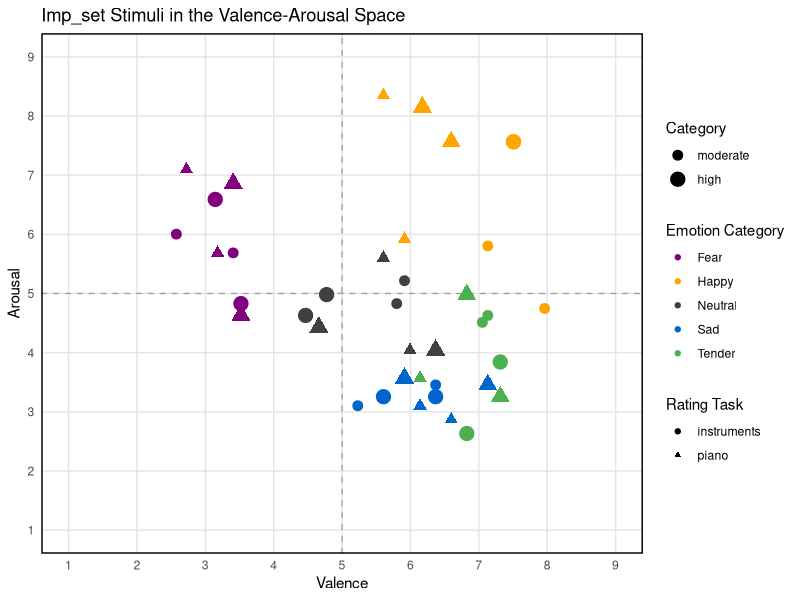
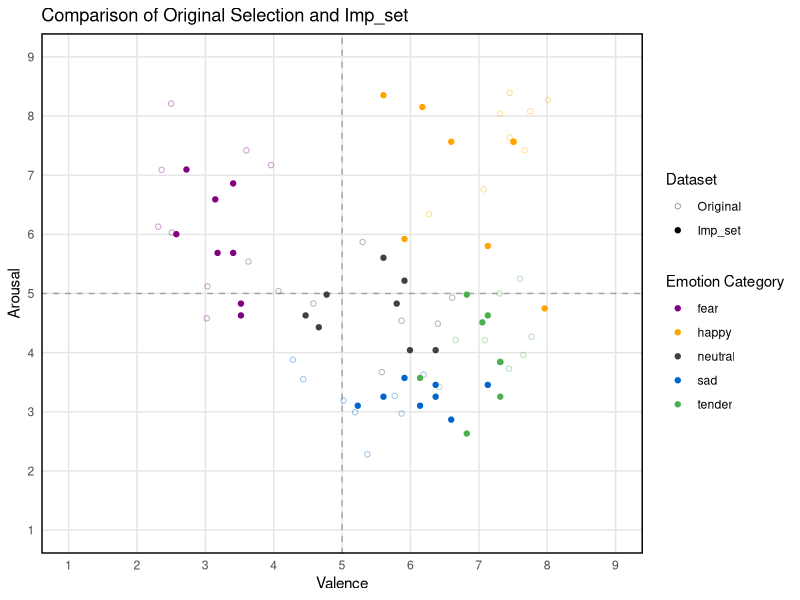
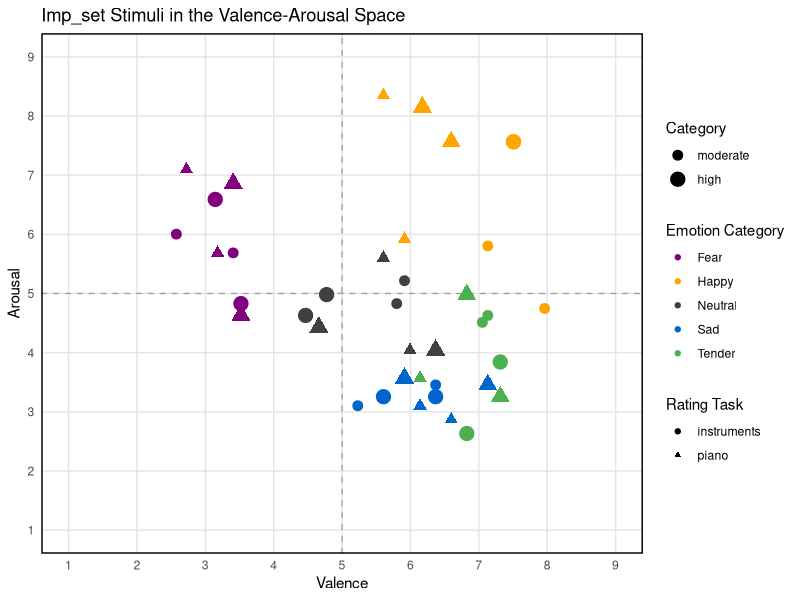
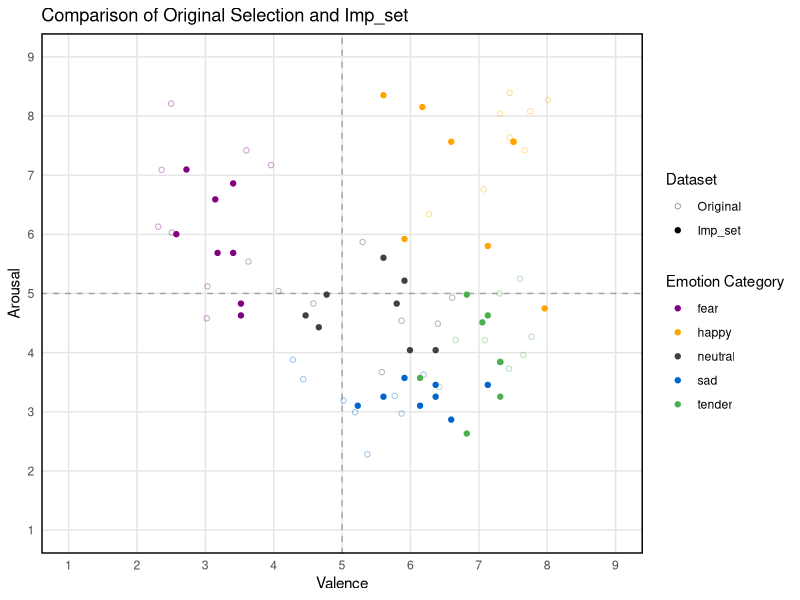

Reproduce these figures in R, in order.
# MAIN ANALYSIS FUNCTIONS
library(dplyr)
library(ggplot2)

# Read and preprocess data
read_and_preprocess <- function(normalize = TRUE) {
  # Read datasets
  selected <- read.csv("selected_stimuli_40.csv", stringsAsFactors = FALSE)
  imp_set <- read.csv("imp_set_select.csv", stringsAsFactors = FALSE)
  
  # Convert to numeric
  imp_set$instruments_check <- as.numeric(imp_set$instruments_check)
  imp_set$piano_check <- as.numeric(imp_set$piano_check)
  
  # Calculate centrality for selected dataset (standard way)
  selected$centrality <- sqrt((selected$valence - 5)^2 + (selected$energy - 5)^2)
  
  # Store original values for imp_set before normalization
  if(normalize) {
    imp_set$orig_valence <- imp_set$valence
    imp_set$orig_energy <- imp_set$energy
    imp_set$orig_happy <- imp_set$happy
    imp_set$orig_sad <- imp_set$sad
    imp_set$orig_tender <- imp_set$tender
    imp_set$orig_fear <- imp_set$fear
    
    # Calculate original centrality for imp_set before normalization
    imp_set$orig_centrality <- sqrt((imp_set$valence - 5)^2 + (imp_set$energy - 5)^2)
    
    # Emotion and dimension columns to normalize
    emotion_cols <- c("valence", "energy", "happy", "sad", "tender", "fear")
    
    # Apply normalization to map imp_set to the observed range in selected
    for(col in emotion_cols) {
      # Get observed ranges in both datasets
      selected_min <- min(selected[[col]], na.rm = TRUE)
      selected_max <- max(selected[[col]], na.rm = TRUE)
      imp_min <- min(imp_set[[col]], na.rm = TRUE)
      imp_max <- max(imp_set[[col]], na.rm = TRUE)
      
      # Normalize imp_set to match the observed range in selected
      imp_set[[col]] <- selected_min + (imp_set[[col]] - imp_min) * 
        (selected_max - selected_min) / (imp_max - imp_min)
    }
    
    # Calculate standard centrality with normalized values (for reference)
    imp_set$std_centrality <- sqrt((imp_set$valence - 5)^2 + (imp_set$energy - 5)^2)
    
    # Calculate adjusted centrality for imp_set
    # Approach: Scale imp_set centrality to match the range of selected centrality
    selected_centrality_min <- min(selected$centrality, na.rm = TRUE)
    selected_centrality_max <- max(selected$centrality, na.rm = TRUE)
    imp_centrality_min <- min(imp_set$std_centrality, na.rm = TRUE)
    imp_centrality_max <- max(imp_set$std_centrality, na.rm = TRUE)
    
    # Apply the scaling to make centrality comparable between datasets
    imp_set$centrality <- selected_centrality_min + (imp_set$std_centrality - imp_centrality_min) * 
      (selected_centrality_max - selected_centrality_min) / 
      (imp_centrality_max - imp_centrality_min)
  } else {
    # If not normalizing, calculate standard centrality
    imp_set$centrality <- sqrt((imp_set$valence - 5)^2 + (imp_set$energy - 5)^2)
  }
  
  return(list(selected = selected, imp_set = imp_set))
}

# Find matches without duplicates, starting with neutral category
find_matches <- function(selected, imp_set) {
  # Define the order of emotions to process
  emotion_order <- c("neutral", "tender", "sad", "happy", "fear")
  
  # Initialize matches dataframe
  matches <- data.frame()
  
  # Keep track of which imp_set stimuli have already been matched
  used_stimuli <- numeric(0)
  
  # Process emotions in the specified order
  for (current_emotion in emotion_order) {
    # Get all stimuli for this emotion
    emotion_stimuli <- selected %>%
      filter(max_emotion == current_emotion)
    
    # Find matches for each stimulus in this emotion category
    for (i in 1:nrow(emotion_stimuli)) {
      s <- emotion_stimuli[i, ]
      distances <- numeric(nrow(imp_set))
      
      for (j in 1:nrow(imp_set)) {
        # Skip if this stimulus is already used
        if (imp_set$Number_S1[j] %in% used_stimuli) {
          distances[j] <- Inf
          next
        }
        
        # Initialize weights with base values
        weights <- c(1, 1, 1, 1, 1)
        names(weights) <- c("happy", "sad", "tender", "fear", "centrality")
        
        # Apply adjusted weights based on emotion
        if (current_emotion %in% c("happy", "sad", "tender", "fear")) {
          # Triple weight to target emotion, double weight to centrality, single weight elsewhere
          weights[current_emotion] <- 3
          weights["centrality"] <- 2
        } else if (current_emotion == "neutral") {
          # Four times weight to centrality, single weight elsewhere
          weights["centrality"] <- 4
        }
        
        # Calculate weighted squared differences
        sq_diffs <- numeric(5)
        sq_diffs[1] <- ((s$happy - imp_set[j, "happy"])^2) * weights["happy"]
        sq_diffs[2] <- ((s$sad - imp_set[j, "sad"])^2) * weights["sad"]
        sq_diffs[3] <- ((s$tender - imp_set[j, "tender"])^2) * weights["tender"]
        sq_diffs[4] <- ((s$fear - imp_set[j, "fear"])^2) * weights["fear"]
        sq_diffs[5] <- ((s$centrality - imp_set[j, "centrality"])^2) * weights["centrality"]
        
        # Calculate total distance
        distances[j] <- sqrt(sum(sq_diffs, na.rm = TRUE))
      }
      
      # Find the best match that hasn't been used yet
      valid_indices <- which(is.finite(distances))
      
      best_match_idx <- valid_indices[which.min(distances[valid_indices])]
      match_row <- imp_set[best_match_idx, ]
      
      # Mark this imp_set stimulus as used
      used_stimuli <- c(used_stimuli, match_row$Number_S1)
      
      # Add match info with all requested values
      match_data <- data.frame(
        # Original stimulus info
        Number_S2 = s$Number_S2,
        subset = s$subset,
        max_emotion = s$max_emotion,
        category = s$category,
        
        # Match info
        Number_S1 = match_row$Number_S1,
        distance = distances[best_match_idx], 
        
        # Original ratings (1-9 scale)
        S2_happy = s$happy,
        S2_sad = s$sad,
        S2_tender = s$tender,
        S2_fear = s$fear,
        S2_valence = s$valence,
        S2_energy = s$energy,
        S2_centrality = s$centrality,
        
        # Match ratings (normalized)
        S1_happy = match_row$happy,
        S1_sad = match_row$sad,
        S1_tender = match_row$tender,
        S1_fear = match_row$fear,
        S1_valence = match_row$valence,
        S1_energy = match_row$energy,
        S1_centrality = match_row$centrality,
        
        # Check values for later filtering
        instruments_check = match_row$instruments_check,
        piano_check = match_row$piano_check,
        
        stringsAsFactors = FALSE
      )
      
      matches <- rbind(matches, match_data)
    }
  }
  
  return(matches)
}

# Function 1: Select piano=1 and instruments=0 stimuli
select_initial_stimuli <- function(matches, max_per_emotion_category = 2) {
  # Initialize results
  piano_stimuli <- c()
  instruments_stimuli <- c()
  piano_distribution <- matrix(0, nrow = 5, ncol = 2)
  instruments_distribution <- matrix(0, nrow = 5, ncol = 2)
  
  # Set row and column names for distribution matrices
  rownames(piano_distribution) <- c("happy", "sad", "tender", "fear", "neutral")
  colnames(piano_distribution) <- c("high", "moderate")
  rownames(instruments_distribution) <- c("happy", "sad", "tender", "fear", "neutral")
  colnames(instruments_distribution) <- c("high", "moderate")
  
  # List of emotions to ensure at least one per category
  emotions <- c("happy", "sad", "tender", "fear", "neutral")
  
  # STEP 1: Select instruments=0 stimuli (up to 10)
  # First pass: ensure at least one per emotion
  for (emotion in emotions) {
    # Find best match for this emotion (either category)
    best_candidate <- matches %>%
      filter(!is.na(instruments_check), instruments_check == 0, max_emotion == emotion) %>%
      arrange(distance) %>%
      head(1)
    
    if (nrow(best_candidate) > 0) {
      # Add to selection
      instruments_stimuli <- c(instruments_stimuli, best_candidate$Number_S1)
      
      # Update distribution
      category <- best_candidate$category
      instruments_distribution[emotion, category] <- instruments_distribution[emotion, category] + 1
    }
  }
  
  # Second pass: fill up to 10 total
  remaining_slots <- 10 - length(instruments_stimuli)
  if (remaining_slots > 0) {
    instruments_candidates <- matches %>%
      filter(!is.na(instruments_check), instruments_check == 0,
             !(Number_S1 %in% instruments_stimuli)) %>%
      arrange(distance)
    
    # Process each candidate
    for (i in 1:nrow(instruments_candidates)) {
      if (length(instruments_stimuli) >= 10) break
      
      candidate <- instruments_candidates[i, ]
      emotion <- candidate$max_emotion
      category <- candidate$category
      
      # Check if we've reached the maximum for this emotion-category
      if (instruments_distribution[emotion, category] < max_per_emotion_category) {
        # Add to selection
        instruments_stimuli <- c(instruments_stimuli, candidate$Number_S1)
        
        # Update distribution
        instruments_distribution[emotion, category] <- instruments_distribution[emotion, category] + 1
      }
    }
  }
  
  # STEP 2: Select piano=1 stimuli (up to 10)
  # First pass: ensure at least one per emotion
  for (emotion in emotions) {
    # Skip if we already have enough from this emotion (across both tasks)
    if (sum(piano_distribution[emotion, ]) > 0) {
      next
    }
    
    # Find best match for this emotion (either category)
    best_candidate <- matches %>%
      filter(!is.na(piano_check), piano_check == 1, 
             max_emotion == emotion,
             !(Number_S1 %in% instruments_stimuli)) %>%
      arrange(distance) %>%
      head(1)
    
    if (nrow(best_candidate) > 0) {
      # Add to selection
      piano_stimuli <- c(piano_stimuli, best_candidate$Number_S1)
      
      # Update distribution
      category <- best_candidate$category
      piano_distribution[emotion, category] <- piano_distribution[emotion, category] + 1
    }
  }
  
  # Second pass: fill up to 10 total
  remaining_slots <- 10 - length(piano_stimuli)
  if (remaining_slots > 0) {
    piano_candidates <- matches %>%
      filter(!is.na(piano_check), piano_check == 1,
             !(Number_S1 %in% instruments_stimuli),
             !(Number_S1 %in% piano_stimuli)) %>%
      arrange(distance)
    
    # Process each candidate
    for (i in 1:nrow(piano_candidates)) {
      if (length(piano_stimuli) >= 10) break
      
      candidate <- piano_candidates[i, ]
      emotion <- candidate$max_emotion
      category <- candidate$category
      
      # Check if we've reached the maximum for this emotion-category
      if (piano_distribution[emotion, category] < max_per_emotion_category) {
        # Add to selection
        piano_stimuli <- c(piano_stimuli, candidate$Number_S1)
        
        # Update distribution
        piano_distribution[emotion, category] <- piano_distribution[emotion, category] + 1
      }
    }
  }
  
  # Print summary
  print("=== INITIAL SELECTION SUMMARY ===")
  print(paste("Instruments stimuli (instruments=0):", length(instruments_stimuli)))
  print(paste("Piano stimuli (piano=1):", length(piano_stimuli)))
  
  print("Instruments distribution:")
  print(instruments_distribution)
  
  print("Piano distribution:")
  print(piano_distribution)
  
  # Create combined distribution
  combined_distribution <- piano_distribution + instruments_distribution
  print("Combined distribution:")
  print(combined_distribution)
  
  # Get detailed information about selected stimuli
  instruments_df <- matches %>%
    filter(Number_S1 %in% instruments_stimuli) %>%
    select(Number_S1, max_emotion, category, distance, piano_check, instruments_check)
  
  piano_df <- matches %>%
    filter(Number_S1 %in% piano_stimuli) %>%
    select(Number_S1, max_emotion, category, distance, piano_check, instruments_check)
  
  # Return the results
  result <- list(
    piano_stimuli = piano_stimuli,
    instruments_stimuli = instruments_stimuli,
    piano_distribution = piano_distribution,
    instruments_distribution = instruments_distribution,
    combined_distribution = combined_distribution,
    piano_df = piano_df,
    instruments_df = instruments_df
  )
  
  return(result)
}

# Function 2: Manual fill in the gaps with precise counts since counting loop didn't work
fill_gaps <- function(matches, initial_selection) {
  # Start with the initial selection
  piano_df <- matches %>%
    filter(Number_S1 %in% initial_selection$piano_stimuli) %>%
    mutate(rating_task = "piano")
  
  instruments_df <- matches %>%
    filter(Number_S1 %in% initial_selection$instruments_stimuli) %>%
    mutate(rating_task = "instruments")
  
  # Combine initial selection
  final_selection <- rbind(piano_df, instruments_df)
  
  # Get IDs of stimuli already selected
  used_ids <- final_selection$Number_S1
  
  # --- HAPPY ---
  # We have: 3 piano (2 high, 1 moderate), 1 instruments (0 high, 1 moderate)
  # Need: 1 piano=0 for moderate, 3 instruments=1 (2 high, 1 moderate)
  
  # Add 1 piano=0 for moderate
  candidates <- matches %>%
    filter(max_emotion == "happy",
           category == "moderate",
           piano_check == 0,
           !(Number_S1 %in% used_ids)) %>%
    arrange(distance) %>%
    head(1)
  
  if (nrow(candidates) > 0) {
    candidates$rating_task <- "piano"
    final_selection <- rbind(final_selection, candidates)
    used_ids <- c(used_ids, candidates$Number_S1)
  }
  
  # Add 2 instruments=1 for high
  candidates <- matches %>%
    filter(max_emotion == "happy",
           category == "high",
           instruments_check == 1,
           !(Number_S1 %in% used_ids)) %>%
    arrange(distance) %>%
    head(2)
  
  if (nrow(candidates) > 0) {
    candidates$rating_task <- "instruments"
    final_selection <- rbind(final_selection, candidates)
    used_ids <- c(used_ids, candidates$Number_S1)
  }
  
  # Add 1 instruments=1 for moderate
  candidates <- matches %>%
    filter(max_emotion == "happy",
           category == "moderate",
           instruments_check == 1,
           !(Number_S1 %in% used_ids)) %>%
    arrange(distance) %>%
    head(1)
  
  if (nrow(candidates) > 0) {
    candidates$rating_task <- "instruments"
    final_selection <- rbind(final_selection, candidates)
    used_ids <- c(used_ids, candidates$Number_S1)
  }
  
  # --- SAD ---
  # We have: 2 piano (1 high, 1 moderate), 2 instruments (1 high, 1 moderate)
  # Need: 2 piano=0 (1 high, 1 moderate), 2 instruments=1 (1 high, 1 moderate)
  
  # Add 1 piano=0 for high
  candidates <- matches %>%
    filter(max_emotion == "sad",
           category == "high",
           piano_check == 0,
           !(Number_S1 %in% used_ids)) %>%
    arrange(distance) %>%
    head(1)
  
  if (nrow(candidates) > 0) {
    candidates$rating_task <- "piano"
    final_selection <- rbind(final_selection, candidates)
    used_ids <- c(used_ids, candidates$Number_S1)
  }
  
  # Add 1 piano=0 for moderate
  candidates <- matches %>%
    filter(max_emotion == "sad",
           category == "moderate",
           piano_check == 0,
           !(Number_S1 %in% used_ids)) %>%
    arrange(distance) %>%
    head(1)
  
  if (nrow(candidates) > 0) {
    candidates$rating_task <- "piano"
    final_selection <- rbind(final_selection, candidates)
    used_ids <- c(used_ids, candidates$Number_S1)
  }
  
  # Add 1 instruments=1 for high
  candidates <- matches %>%
    filter(max_emotion == "sad",
           category == "high",
           instruments_check == 1,
           !(Number_S1 %in% used_ids)) %>%
    arrange(distance) %>%
    head(1)
  
  if (nrow(candidates) > 0) {
    candidates$rating_task <- "instruments"
    final_selection <- rbind(final_selection, candidates)
    used_ids <- c(used_ids, candidates$Number_S1)
  }
  
  # Add 1 instruments=1 for moderate
  candidates <- matches %>%
    filter(max_emotion == "sad",
           category == "moderate",
           instruments_check == 1,
           !(Number_S1 %in% used_ids)) %>%
    arrange(distance) %>%
    head(1)
  
  if (nrow(candidates) > 0) {
    candidates$rating_task <- "instruments"
    final_selection <- rbind(final_selection, candidates)
    used_ids <- c(used_ids, candidates$Number_S1)
  }
  
  # --- TENDER ---
  # We have: 1 piano (0 high, 1 moderate), 2 instruments (0 high, 2 moderate)
  # Need: 3 piano=0 (2 high, 1 moderate), 2 instruments=1 (2 high, 0 moderate)
  
  # Add 2 piano=0 for high
  candidates <- matches %>%
    filter(max_emotion == "tender",
           category == "high",
           piano_check == 0,
           !(Number_S1 %in% used_ids)) %>%
    arrange(distance) %>%
    head(2)
  
  if (nrow(candidates) > 0) {
    candidates$rating_task <- "piano"
    final_selection <- rbind(final_selection, candidates)
    used_ids <- c(used_ids, candidates$Number_S1)
  }
  
  # Add 1 piano=0 for moderate
  candidates <- matches %>%
    filter(max_emotion == "tender",
           category == "moderate",
           piano_check == 0,
           !(Number_S1 %in% used_ids)) %>%
    arrange(distance) %>%
    head(1)
  
  if (nrow(candidates) > 0) {
    candidates$rating_task <- "piano"
    final_selection <- rbind(final_selection, candidates)
    used_ids <- c(used_ids, candidates$Number_S1)
  }
  
  # Add 2 instruments=1 for high
  candidates <- matches %>%
    filter(max_emotion == "tender",
           category == "high",
           instruments_check == 1,
           !(Number_S1 %in% used_ids)) %>%
    arrange(distance) %>%
    head(2)
  
  if (nrow(candidates) > 0) {
    candidates$rating_task <- "instruments"
    final_selection <- rbind(final_selection, candidates)
    used_ids <- c(used_ids, candidates$Number_S1)
  }
  
  # --- FEAR ---
  # We have: 1 piano (1 high, 0 moderate), 4 instruments (2 high, 2 moderate)
  # Need: 3 piano=0 (1 high, 2 moderate), 0 instruments
  
  # Add 1 piano=0 for high
  candidates <- matches %>%
    filter(max_emotion == "fear",
           category == "high",
           piano_check == 0,
           !(Number_S1 %in% used_ids)) %>%
    arrange(distance) %>%
    head(1)
  
  if (nrow(candidates) > 0) {
    candidates$rating_task <- "piano"
    final_selection <- rbind(final_selection, candidates)
    used_ids <- c(used_ids, candidates$Number_S1)
  }
  
  # Add 2 piano=0 for moderate
  candidates <- matches %>%
    filter(max_emotion == "fear",
           category == "moderate",
           piano_check == 0,
           !(Number_S1 %in% used_ids)) %>%
    arrange(distance) %>%
    head(2)
  
  if (nrow(candidates) > 0) {
    candidates$rating_task <- "piano"
    final_selection <- rbind(final_selection, candidates)
    used_ids <- c(used_ids, candidates$Number_S1)
  }
  
  # --- NEUTRAL ---
  # We have: 3 piano (2 high, 1 moderate), 1 instruments (1 high, 0 moderate)
  # Need: 1 piano=0 for moderate, 3 instruments=1 (1 high, 2 moderate)
  
  # Add 1 piano=0 for moderate
  candidates <- matches %>%
    filter(max_emotion == "neutral",
           category == "moderate",
           piano_check == 0,
           !(Number_S1 %in% used_ids)) %>%
    arrange(distance) %>%
    head(1)
  
  if (nrow(candidates) > 0) {
    candidates$rating_task <- "piano"
    final_selection <- rbind(final_selection, candidates)
    used_ids <- c(used_ids, candidates$Number_S1)
  }
  
  # Add 1 instruments=1 for high
  candidates <- matches %>%
    filter(max_emotion == "neutral",
           category == "high",
           instruments_check == 1,
           !(Number_S1 %in% used_ids)) %>%
    arrange(distance) %>%
    head(1)
  
  if (nrow(candidates) > 0) {
    candidates$rating_task <- "instruments"
    final_selection <- rbind(final_selection, candidates)
    used_ids <- c(used_ids, candidates$Number_S1)
  }
  
  # Add 2 instruments=1 for moderate
  candidates <- matches %>%
    filter(max_emotion == "neutral",
           category == "moderate",
           instruments_check == 1,
           !(Number_S1 %in% used_ids)) %>%
    arrange(distance) %>%
    head(2)
  
  if (nrow(candidates) > 0) {
    candidates$rating_task <- "instruments"
    final_selection <- rbind(final_selection, candidates)
    used_ids <- c(used_ids, candidates$Number_S1)
  }
  
  # Print summary
  cat("=== FINAL SELECTION SUMMARY ===\n")
  
  # Count by task
  piano_count <- sum(final_selection$rating_task == "piano")
  instruments_count <- sum(final_selection$rating_task == "instruments")
  cat("Piano task:", piano_count, "/ Instruments task:", instruments_count, "\n")
  
  # Count by check values
  piano_0_count <- sum(final_selection$rating_task == "piano" & final_selection$piano_check == 0, na.rm = TRUE)
  piano_1_count <- sum(final_selection$rating_task == "piano" & final_selection$piano_check == 1, na.rm = TRUE)
  instruments_0_count <- sum(final_selection$rating_task == "instruments" & final_selection$instruments_check == 0, na.rm = TRUE)
  instruments_1_count <- sum(final_selection$rating_task == "instruments" & final_selection$instruments_check == 1, na.rm = TRUE)
  
  cat("Piano values (0/1):", piano_0_count, "/", piano_1_count, "\n")
  cat("Instruments values (0/1):", instruments_0_count, "/", instruments_1_count, "\n")
  
  # Emotion counts
  emotion_counts <- table(final_selection$max_emotion)
  cat("Stimuli per emotion:", paste(names(emotion_counts), emotion_counts, sep="=", collapse=", "), "\n")
  
  # Emotion-Category distribution
  cat("Emotion-Category distribution:\n")
  print(table(final_selection$max_emotion, final_selection$category))
  
  # Task distributions
  cat("Piano task distribution:\n")
  print(table(final_selection$max_emotion[final_selection$rating_task == "piano"], 
              final_selection$category[final_selection$rating_task == "piano"]))
  
  cat("Instruments task distribution:\n")
  print(table(final_selection$max_emotion[final_selection$rating_task == "instruments"], 
              final_selection$category[final_selection$rating_task == "instruments"]))
  
  return(final_selection)
}

# Function to compare originally selected stimuli to imp set
compare_selections <- function(final_selection, selected) {
  # Define variables to compare (base names only)
  base_variables <- c("valence", "energy", "centrality", "happy", "sad", "tender", "fear")
  
  # Create a data frame to store comparison results
  results <- data.frame(
    variable = character(),
    t_statistic = numeric(),
    t_p_value = numeric(),
    w_statistic = numeric(),
    w_p_value = numeric(),
    cohens_d = numeric(),
    mean_diff = numeric(),
    selected_S2_mean = numeric(),
    imp_set_S1_mean = numeric(), 
    selected_S2_sd = numeric(),
    imp_set_S1_sd = numeric(),
    stringsAsFactors = FALSE
  )
  
  # Compare each variable
  for (var in base_variables) {
    # Get values from S2 columns in final_selection
    selected_S2_values <- final_selection[[paste0("S2_", var)]]
    
    # Get values from S1 columns in final_selection
    imp_set_S1_values <- final_selection[[paste0("S1_", var)]]
    
    # Calculate basic statistics
    selected_S2_mean <- mean(selected_S2_values, na.rm = TRUE)
    imp_set_S1_mean <- mean(imp_set_S1_values, na.rm = TRUE)
    selected_S2_sd <- sd(selected_S2_values, na.rm = TRUE)
    imp_set_S1_sd <- sd(imp_set_S1_values, na.rm = TRUE)
    mean_diff <- selected_S2_mean - imp_set_S1_mean
    
    # Perform t-test
    t_test <- tryCatch({
      t.test(selected_S2_values, imp_set_S1_values)
    }, error = function(e) {
      return(list(statistic = NA, p.value = NA))
    })
    
    # Perform Wilcoxon test
    w_test <- tryCatch({
      wilcox.test(selected_S2_values, imp_set_S1_values)
    }, error = function(e) {
      return(list(statistic = NA, p.value = NA))
    })
    
    # Calculate Cohen's d
    pooled_sd <- sqrt(((length(selected_S2_values) - 1) * selected_S2_sd^2 + 
                         (length(imp_set_S1_values) - 1) * imp_set_S1_sd^2) / 
                        (length(selected_S2_values) + length(imp_set_S1_values) - 2))
    
    cohens_d <- mean_diff / pooled_sd
    
    # Add results to the data frame
    results <- rbind(results, data.frame(
      variable = var,
      t_statistic = unname(t_test$statistic),
      t_p_value = t_test$p.value,
      w_statistic = unname(w_test$statistic),
      w_p_value = w_test$p.value,
      cohens_d = cohens_d,
      mean_diff = mean_diff,
      selected_S2_mean = selected_S2_mean, 
      imp_set_S1_mean = imp_set_S1_mean,
      selected_S2_sd = selected_S2_sd,
      imp_set_S1_sd = imp_set_S1_sd
    ))
  }
  
  # Return the results data frame
  return(results)
}

# Function to visualize imp set and the original selection
create_va_plot <- function(final_selection, selected) {
  # Use ggplot2 with a consistent color scheme
  emotion_colors <- c(
    "happy" = "#FFA500",   # Orange
    "sad" = "#0066CC",     # Blue
    "fear" = "#800080",    # Purple
    "tender" = "#4CAF50",  # Green
    "neutral" = "#404040"  # Darker grey
  )
  
  # Prepare data for plotting
  plot_data <- final_selection %>%
    select(max_emotion, category, S1_valence, S1_energy, rating_task) %>%
    rename(valence = S1_valence, energy = S1_energy) %>%
    mutate(
      dataset = "Imp_set",
      category = factor(category, levels = c("moderate", "high"))
    )
  
  # Create the plot for imp_set stimuli
  p <- ggplot(plot_data, aes(x = valence, y = energy)) +
    # Add reference lines
    geom_vline(xintercept = 5, linetype = "dashed", alpha = 0.3) +
    geom_hline(yintercept = 5, linetype = "dashed", alpha = 0.3) +
    # Plot the stimuli
    geom_point(aes(color = max_emotion, 
                   shape = rating_task,
                   size = category)) +
    # Set scales and labels
    scale_color_manual(values = emotion_colors,
                       name = "Emotion Category",
                       labels = c("Fear", "Happy", "Neutral", "Sad", "Tender")) +
    scale_shape_manual(values = c("piano" = 17, "instruments" = 19),
                       name = "Rating Task") +
    scale_size_manual(values = c("moderate" = 3, "high" = 4.5),
                      name = "Category") +
    scale_x_continuous(limits = c(1, 9), breaks = seq(1, 9, 1)) +
    scale_y_continuous(limits = c(1, 9), breaks = seq(1, 9, 1)) +
    labs(x = "Valence", 
         y = "Arousal",
         title = "Imp_set Stimuli in the Valence-Arousal Space") +
    theme_minimal() +
    theme(
      panel.grid.minor = element_blank(),
      panel.grid.major = element_line(color = "grey90"),
      legend.position = "right",
      legend.box = "vertical",
      plot.title = element_text(face = "plain"),
      axis.title = element_text(face = "plain"),
      panel.border = element_rect(color = "black", fill = NA, linewidth = 1),
      axis.line = element_blank(),
      plot.background = element_rect(fill = "white", color = NA),
      panel.background = element_rect(fill = "white", color = NA)
    )
  
  # Save the plot
  ggsave("imp_set_valence_arousal.png", p, width = 8, height = 6, dpi = 300, bg = "white")
  
  # Create a comparison plot
  # Prepare S2 data
  selected_plot_data <- final_selection %>%
    select(max_emotion, category, S2_valence, S2_energy) %>%
    rename(valence = S2_valence, energy = S2_energy) %>%
    mutate(dataset = "Original")
  
  # Combine data
  combined_plot_data <- bind_rows(selected_plot_data, plot_data) %>%
    mutate(dataset = factor(dataset, levels = c("Original", "Imp_set")))
  
  # Create comparative plot
  p_compare <- ggplot(combined_plot_data, aes(x = valence, y = energy)) +
    # Add reference lines
    geom_vline(xintercept = 5, linetype = "dashed", alpha = 0.3) +
    geom_hline(yintercept = 5, linetype = "dashed", alpha = 0.3) +
    # Plot the stimuli
    geom_point(aes(color = max_emotion, 
                   shape = dataset,
                   alpha = dataset)) +
    # Set scales and labels
    scale_color_manual(values = emotion_colors,
                       name = "Emotion Category") +
    scale_shape_manual(values = c("Original" = 1, "Imp_set" = 19),
                       name = "Dataset") +
    scale_alpha_manual(values = c("Original" = 0.4, "Imp_set" = 1),
                       name = "Dataset") +
    scale_x_continuous(limits = c(1, 9), breaks = seq(1, 9, 1)) +
    scale_y_continuous(limits = c(1, 9), breaks = seq(1, 9, 1)) +
    labs(x = "Valence", 
         y = "Arousal",
         title = "Comparison of Original Selection and Imp_set") +
    theme_minimal() +
    theme(
      panel.grid.minor = element_blank(),
      panel.grid.major = element_line(color = "grey90"),
      legend.position = "right",
      legend.box = "vertical",
      plot.title = element_text(face = "plain"),
      axis.title = element_text(face = "plain"),
      panel.border = element_rect(color = "black", fill = NA, linewidth = 1),
      axis.line = element_blank(),
      plot.background = element_rect(fill = "white", color = NA),
      panel.background = element_rect(fill = "white", color = NA)
    )
  
  # Save the comparative plot
  ggsave("comparison_valence_arousal.png", p_compare, width = 8, height = 6, dpi = 300, bg = "white")
  
  # Return both plots
  return(list(imp_set_plot = p, comparison_plot = p_compare))
}


# RUN IT
# 1. Load and preprocess data:
data <- read_and_preprocess(normalize=TRUE)

# 2. Find matches without duplicates:
matches <- find_matches(data$selected, data$imp_set)
View(matches)

# 3. Select initial stimuli (piano=1 and instruments=0):
initial_selection <- select_initial_stimuli(matches)

# 4. Fill in the gaps using results of the initial selection process:
final_selection <- fill_gaps(matches, initial_selection)
View(final_selection)

# 6. Run statistical comparison:
comparison_results <- compare_selections(final_selection, data$selected)
View(comparison_results)

# 7. Visualize it:
plots <- create_va_plot(final_selection, data$selected)
plots$imp_set_plot
plots$comparison_plot
